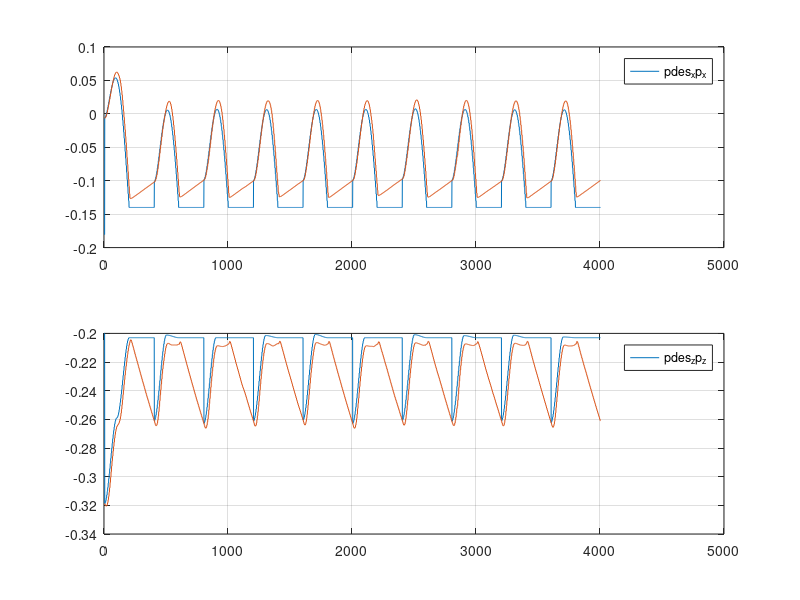

The MATLAB source for this figure:
data = importdata("path_2.csv");
size(data);
% p = data(1:2:end,:);
% v = data(2:2:end,:);
% plot(p)
% hold on
% plot(v)
% subplot(2,1,1)
% % plot(p)
% plot(p(:,1),p(:,3))
% % legend(["p_x" "p_y" "p_z"])
% grid on
% subplot(2,1,2)
% plot(v(:,1),v(:,3))
% % plot(v)
% % legend(["v_x" "v_y" "v_z"])
% grid on
% I = [0.0158533 -3.66e-05 -6.11e-05;
%     -3.66e-05 0.0377999 -2.75e-05;
%     -6.11e-05 -2.75e-05 0.0456542;];
% des print
p_des = data(1:2:end,:);
p = data(2:2:end,:);
l = min(size(p_des,1),size(p,1));
subplot(2,1,1)
plot(2:l,p_des(2:l,1));
hold on
plot(2:l,p(2:l,1));
grid on
legend(["pdes_x","p_x"])

subplot(2,1,2)
plot(2:l,p_des(2:l,3));
hold on
plot(2:l,p(2:l,3));
grid on
legend(["pdes_z","p_z"])

